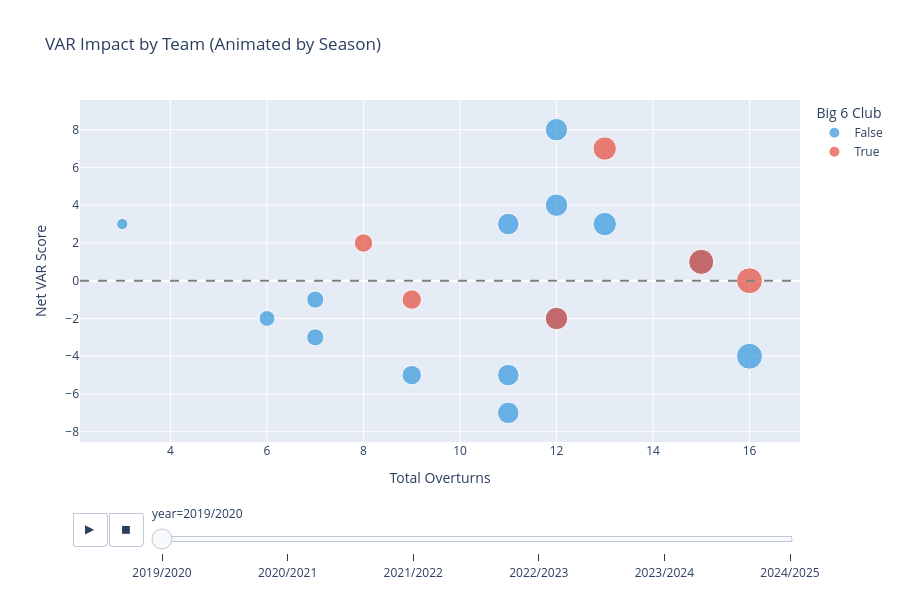

The notebook cell this image was saved under:
### Markdown cell above
---
## 7. Interactive Visualizations (Plotly)

### Code cell
if PLOTLY_AVAILABLE:
    # Interactive scatter plot: Net Score vs Total Overturns
    fig = px.scatter(df, x='overturns_total', y='net_score', 
                     color='is_big_6', hover_name='team_name',
                     animation_frame='year', size='overturns_total',
                     color_discrete_map={True: '#e74c3c', False: '#3498db'},
                     labels={'overturns_total': 'Total Overturns', 
                             'net_score': 'Net VAR Score',
                             'is_big_6': 'Big 6 Club'},
                     title='VAR Impact by Team (Animated by Season)')
    fig.add_hline(y=0, line_dash='dash', line_color='gray')
    fig.update_layout(height=600)
    fig.show()
else:
    print("⚠️ Plotly not available. Install with: pip install plotly")

### Figure 1 — Plotly figure (JSON) as saved in the notebook; plotly's stock layout.template omitted (floating-point values rounded to 4 significant figures)
{"data": [{"hovertemplate": "<b>%{hovertext}</b><br><br>Big 6 Club=False<br>year=2019/2020<br>Total Overturns=%{marker.size}<br>Net VAR Score=%{y}<extra></extra>", "hovertext": ["Brighton & Hove Albion", "Crystal Palace", "Burnley", "Newcastle United", "Southampton", "Leicester City", "Everton", "AFC Bournemouth", "Watford", "Aston Villa", "West Ham United", "Sheffield United", "Wolverhampton", "Norwich City"], "legendgroup": "False", "marker": {"color": "#3498db", "size": [12, 12, 11, 3, 13, 15, 7, 12, 6, 7, 16, 11, 9, 11], "sizemode": "area", "sizeref": 0.0475, "symbol": "circle"}, "mode": "markers", "name": "False", "orientation": "v", "showlegend": true, "type": "scatter", "x": [12, 12, 11, 3, 13, 15, 7, 12, 6, 7, 16, 11, 9, 11], "xaxis": "x", "y": [8, 4, 3, 3, 3, 1, -1, -2, -2, -3, -4, -5, -5, -7], "yaxis": "y"}, {"hovertemplate": "<b>%{hovertext}</b><br><br>Big 6 Club=True<br>year=2019/2020<br>Total Overturns=%{marker.size}<br>Net VAR Score=%{y}<extra></extra>", "hovertext": ["Manchester United", "Liverpool", "Tottenham Hotspur", "Manchester City", "Arsenal", "Chelsea"], "legendgroup": "True", "marker": {"color": "#e74c3c", "size": [13, 8, 15, 16, 9, 12], "sizemode": "area", "sizeref": 0.0475, "symbol": "circle"}, "mode": "markers", "name": "True", "orientation": "v", "showlegend": true, "type": "scatter", "x": [13, 8, 15, 16, 9, 12], "xaxis": "x", "y": [7, 2, 1, 0, -1, -2], "yaxis": "y"}], "layout": {"height": 600, "legend": {"itemsizing": "constant", "title": {"text": "Big 6 Club"}, "tracegroupgap": 0}, "shapes": [{"line": {"color": "gray", "dash": "dash"}, "type": "line", "x0": 0, "x1": 1, "xref": "x domain", "y0": 0, "y1": 0, "yref": "y"}], "sliders": [{"active": 0, "currentvalue": {"prefix": "year="}, "len": 0.9, "pad": {"b": 10, "t": 60}, "steps": [{"args": [["2019/2020"], {"frame": {"duration": 0, "redraw": false}, "fromcurrent": true, "mode": "immediate", "transition": {"duration": 0, "easing": "linear"}}], "label": "2019/2020", "method": "animate"}, {"args": [["2020/2021"], {"frame": {"duration": 0, "redraw": false}, "fromcurrent": true, "mode": "immediate", "transition": {"duration": 0, "easing": "linear"}}], "label": "2020/2021", "method": "animate"}, {"args": [["2021/2022"], {"frame": {"duration": 0, "redraw": false}, "fromcurrent": true, "mode": "immediate", "transition": {"duration": 0, "easing": "linear"}}], "label": "2021/2022", "method": "animate"}, {"args": [["2022/2023"], {"frame": {"duration": 0, "redraw": false}, "fromcurrent": true, "mode": "immediate", "transition": {"duration": 0, "easing": "linear"}}], "label": "2022/2023", "method": "animate"}, {"args": [["2023/2024"], {"frame": {"duration": 0, "redraw": false}, "fromcurrent": true, "mode": "immediate", "transition": {"duration": 0, "easing": "linear"}}], "label": "2023/2024", "method": "animate"}, {"args": [["2024/2025"], {"frame": {"duration": 0, "redraw": false}, "fromcurrent": true, "mode": "immediate", "transition": {"duration": 0, "easing": "linear"}}], "label": "2024/2025", "method": "animate"}], "x": 0.1, "xanchor": "left", "y": 0, "yanchor": "top"}], "title": {"text": "VAR Impact by Team (Animated by Season)"}, "updatemenus": [{"buttons": [{"args": [null, {"frame": {"duration": 500, "redraw": false}, "fromcurrent": true, "mode": "immediate", "transition": {"duration": 500, "easing": "linear"}}], "label": "&#9654;", "method": "animate"}, {"args": [[null], {"frame": {"duration": 0, "redraw": false}, "fromcurrent": true, "mode": "immediate", "transition": {"duration": 0, "easing": "linear"}}], "label": "&#9724;", "method": "animate"}], "direction": "left", "pad": {"r": 10, "t": 70}, "showactive": false, "type": "buttons", "x": 0.1, "xanchor": "right", "y": 0, "yanchor": "top"}], "xaxis": {"anchor": "y", "domain": [0, 1], "title": {"text": "Total Overturns"}}, "yaxis": {"anchor": "x", "domain": [0, 1], "title": {"text": "Net VAR Score"}}}}
